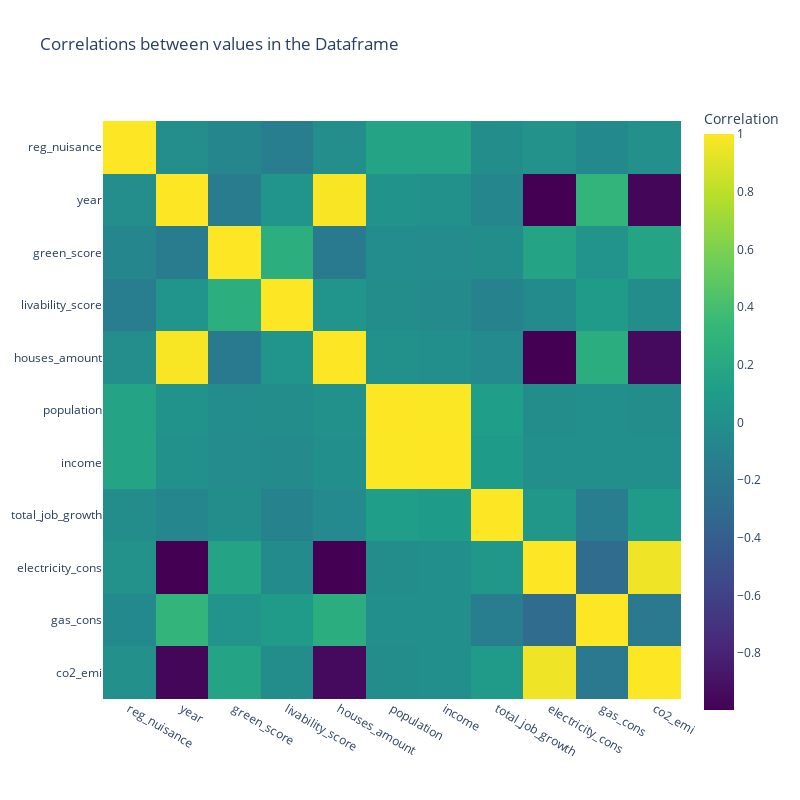

Write notebook code for a chart like this one.
### Markdown cell above
### 2. Plotting correlations between columns present within dataframe

### Code cell
import plotly.express as px

# Compute the correlation matrix
correlation_matrix = df.corr()

# Create a heatmap using Plotly Express
fig = px.imshow(correlation_matrix,
                labels=dict(color="Correlation"),  # Set the label for the color scale
                x=correlation_matrix.columns,  # Set the x-axis labels
                y=correlation_matrix.columns,  # Set the y-axis labels
                color_continuous_scale="Viridis",  # Set the color scale
                title="Correlations between values in the Dataframe")  # Set the title of the heatmap

# Configure the layout of the figure
fig.update_layout(
    autosize=False,  # Disable automatic size adjustment
    width=800,  # Set the width of the figure
    height=800  # Set the height of the figure
)

# Display the heatmap
fig.show()

### Figure 1 — Plotly figure (JSON) as saved in the notebook; plotly's stock layout.template omitted (floating-point values rounded to 4 significant figures)
{"data": [{"coloraxis": "coloraxis", "hovertemplate": "x: %{x}<br>y: %{y}<br>Correlation: %{z}<extra></extra>", "name": "0", "type": "heatmap", "x": ["reg_nuisance", "year", "green_score", "livability_score", "houses_amount", "population", "income", "total_job_growth", "electricity_cons", "gas_cons", "co2_emi"], "xaxis": "x", "y": ["reg_nuisance", "year", "green_score", "livability_score", "houses_amount", "population", "income", "total_job_growth", "electricity_cons", "gas_cons", "co2_emi"], "yaxis": "y", "z": [[1, -0.01178, -0.07857, -0.1528, -0.01371, 0.1643, 0.1697, -0.02604, 0.01379, -0.05519, 0.0001401], [-0.01178, 1, -0.1601, 0.0376, 0.9852, 0.02593, 0.01279, -0.07159, -0.9969, 0.3073, -0.9705], [-0.07857, -0.1601, 1, 0.2585, -0.1775, -0.02807, -0.03176, -0.02143, 0.1664, 0.03306, 0.1621], [-0.1528, 0.0376, 0.2585, 1, 0.03631, -0.02331, -0.04276, -0.1004, -0.03856, 0.08566, -0.02408], [-0.01371, 0.9852, -0.1775, 0.03631, 1, 0.008468, -0.004765, -0.04663, -0.9948, 0.2419, -0.9441], [0.1643, 0.02593, -0.02807, -0.02331, 0.008468, 1, 0.9973, 0.1124, -0.02015, -0.01018, -0.01989], [0.1697, 0.01279, -0.03176, -0.04276, -0.004765, 0.9973, 1, 0.09942, -0.007117, -0.009686, -0.005646], [-0.02604, -0.07159, -0.02143, -0.1004, -0.04663, 0.1124, 0.09942, 1, 0.05934, -0.1436, 0.09112], [0.01379, -0.9969, 0.1664, -0.03856, -0.9948, -0.02015, -0.007117, 0.05934, 1, -0.295, 0.9562], [-0.05519, 0.3073, 0.03306, 0.08566, 0.2419, -0.01018, -0.009686, -0.1436, -0.295, 1, -0.1882], [0.0001401, -0.9705, 0.1621, -0.02408, -0.9441, -0.01989, -0.005646, 0.09112, 0.9562, -0.1882, 1]]}], "layout": {"autosize": false, "coloraxis": {"colorbar": {"title": {"text": "Correlation"}}, "colorscale": [[0, "#440154"], [0.1111, "#482878"], [0.2222, "#3e4989"], [0.3333, "#31688e"], [0.4444, "#26828e"], [0.5556, "#1f9e89"], [0.6667, "#35b779"], [0.7778, "#6ece58"], [0.8889, "#b5de2b"], [1, "#fde725"]]}, "height": 800, "title": {"text": "Correlations between values in the Dataframe"}, "width": 800, "xaxis": {"anchor": "y", "constrain": "domain", "domain": [0, 1], "scaleanchor": "y"}, "yaxis": {"anchor": "x", "autorange": "reversed", "constrain": "domain", "domain": [0, 1]}}}
